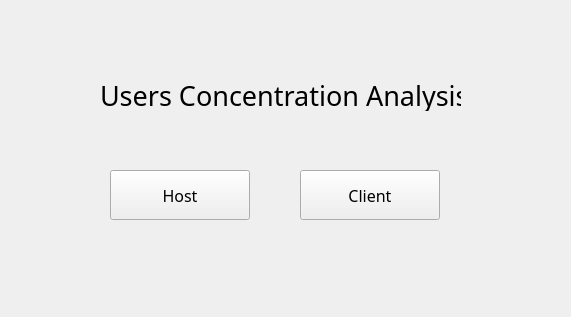
<?xml version="1.0" encoding="UTF-8"?>
<ui version="4.0">
 <class>Form</class>
 <widget class="QWidget" name="Form">
  <property name="geometry">
   <rect>
    <x>0</x>
    <y>0</y>
    <width>571</width>
    <height>317</height>
   </rect>
  </property>
  <property name="windowTitle">
   <string>Form</string>
  </property>
  <widget class="QPushButton" name="host_btn">
   <property name="geometry">
    <rect>
     <x>110</x>
     <y>170</y>
     <width>140</width>
     <height>50</height>
    </rect>
   </property>
   <property name="font">
    <font>
     <family>휴먼모음T</family>
     <pointsize>12</pointsize>
     <weight>50</weight>
     <bold>false</bold>
    </font>
   </property>
   <property name="text">
    <string>Host</string>
   </property>
  </widget>
  <widget class="QPushButton" name="client_btn">
   <property name="geometry">
    <rect>
     <x>300</x>
     <y>170</y>
     <width>140</width>
     <height>50</height>
    </rect>
   </property>
   <property name="font">
    <font>
     <family>휴먼모음T</family>
     <pointsize>12</pointsize>
    </font>
   </property>
   <property name="text">
    <string>Client</string>
   </property>
  </widget>
  <widget class="QLabel" name="label">
   <property name="geometry">
    <rect>
     <x>100</x>
     <y>80</y>
     <width>361</width>
     <height>31</height>
    </rect>
   </property>
   <property name="font">
    <font>
     <family>휴먼모음T</family>
     <pointsize>20</pointsize>
    </font>
   </property>
   <property name="text">
    <string>Users Concentration Analysis</string>
   </property>
  </widget>
 </widget>
 <resources/>
 <connections/>
</ui>
